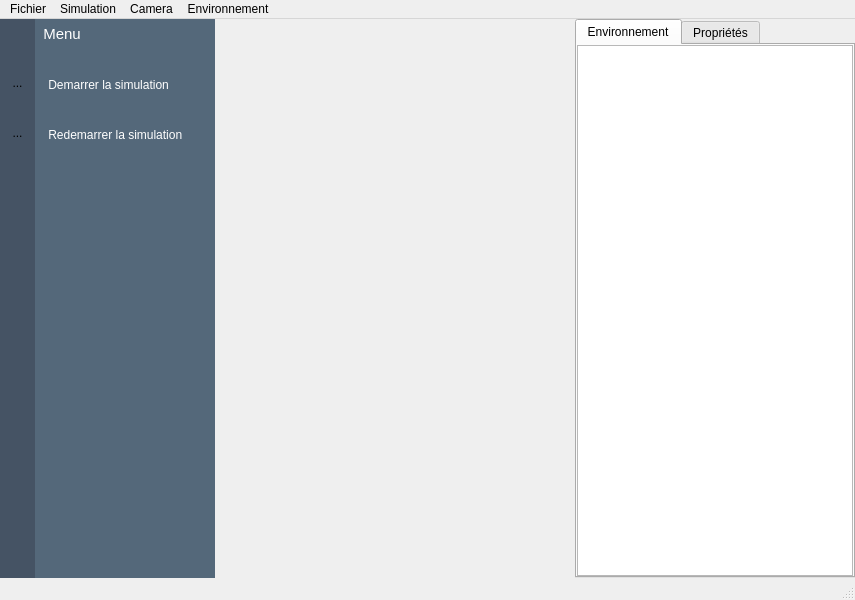
<?xml version="1.0" encoding="UTF-8"?>
<ui version="4.0">
 <class>MainWindow</class>
 <widget class="QMainWindow" name="MainWindow">
  <property name="geometry">
   <rect>
    <x>0</x>
    <y>0</y>
    <width>855</width>
    <height>600</height>
   </rect>
  </property>
  <property name="windowTitle">
   <string>MainWindow</string>
  </property>
  <widget class="QWidget" name="centralwidget">
   <layout class="QHBoxLayout" name="horizontalLayout">
    <property name="spacing">
     <number>0</number>
    </property>
    <property name="leftMargin">
     <number>0</number>
    </property>
    <property name="topMargin">
     <number>0</number>
    </property>
    <property name="rightMargin">
     <number>0</number>
    </property>
    <property name="bottomMargin">
     <number>0</number>
    </property>
    <item>
     <widget class="QWidget" name="widget" native="true">
      <property name="minimumSize">
       <size>
        <width>35</width>
        <height>0</height>
       </size>
      </property>
      <property name="maximumSize">
       <size>
        <width>35</width>
        <height>16777215</height>
       </size>
      </property>
      <property name="styleSheet">
       <string notr="true">background-color: rgb(69, 83, 100);</string>
      </property>
      <layout class="QVBoxLayout" name="verticalLayout">
       <property name="leftMargin">
        <number>0</number>
       </property>
       <property name="topMargin">
        <number>0</number>
       </property>
       <property name="rightMargin">
        <number>0</number>
       </property>
       <property name="bottomMargin">
        <number>0</number>
       </property>
       <item>
        <widget class="QWidget" name="widget_4" native="true">
         <widget class="QToolButton" name="btnMenu">
          <property name="geometry">
           <rect>
            <x>0</x>
            <y>0</y>
            <width>35</width>
            <height>27</height>
           </rect>
          </property>
          <property name="styleSheet">
           <string notr="true">border-radius: 0px;</string>
          </property>
          <property name="text">
           <string/>
          </property>
          <property name="icon">
           <iconset>
            <normaloff>../images/menu_24px.png</normaloff>../images/menu_24px.png</iconset>
          </property>
          <property name="iconSize">
           <size>
            <width>32</width>
            <height>24</height>
           </size>
          </property>
         </widget>
         <widget class="QToolButton" name="btnPlay">
          <property name="geometry">
           <rect>
            <x>0</x>
            <y>50</y>
            <width>35</width>
            <height>27</height>
           </rect>
          </property>
          <property name="styleSheet">
           <string notr="true">border-radius: 0px;
</string>
          </property>
          <property name="text">
           <string>...</string>
          </property>
          <property name="icon">
           <iconset>
            <normaloff>../images/play_24px.png</normaloff>../images/play_24px.png</iconset>
          </property>
          <property name="iconSize">
           <size>
            <width>32</width>
            <height>24</height>
           </size>
          </property>
         </widget>
         <widget class="QToolButton" name="btnReset">
          <property name="geometry">
           <rect>
            <x>0</x>
            <y>100</y>
            <width>35</width>
            <height>27</height>
           </rect>
          </property>
          <property name="styleSheet">
           <string notr="true">border-radius: 0px;
</string>
          </property>
          <property name="text">
           <string>...</string>
          </property>
          <property name="icon">
           <iconset>
            <normaloff>../images/restart_24px.png</normaloff>../images/restart_24px.png</iconset>
          </property>
          <property name="iconSize">
           <size>
            <width>32</width>
            <height>24</height>
           </size>
          </property>
         </widget>
        </widget>
       </item>
      </layout>
     </widget>
    </item>
    <item>
     <widget class="QWidget" name="menuLabelContainer" native="true">
      <property name="minimumSize">
       <size>
        <width>180</width>
        <height>0</height>
       </size>
      </property>
      <property name="maximumSize">
       <size>
        <width>180</width>
        <height>16777215</height>
       </size>
      </property>
      <property name="styleSheet">
       <string notr="true">background-color: rgb(84, 104, 122);
color: rgb(255, 255, 255);</string>
      </property>
      <widget class="QLabel" name="label">
       <property name="geometry">
        <rect>
         <x>0</x>
         <y>0</y>
         <width>181</width>
         <height>31</height>
        </rect>
       </property>
       <property name="minimumSize">
        <size>
         <width>0</width>
         <height>24</height>
        </size>
       </property>
       <property name="text">
        <string>&lt;html&gt;&lt;head/&gt;&lt;body&gt;&lt;p&gt;&lt;span style=&quot; font-size:11pt;&quot;&gt;&amp;nbsp;&amp;nbsp;Menu&lt;/span&gt;&lt;/p&gt;&lt;/body&gt;&lt;/html&gt;</string>
       </property>
       <property name="alignment">
        <set>Qt::AlignLeading|Qt::AlignLeft|Qt::AlignVCenter</set>
       </property>
      </widget>
      <widget class="QLabel" name="lblPlay">
       <property name="geometry">
        <rect>
         <x>0</x>
         <y>50</y>
         <width>181</width>
         <height>31</height>
        </rect>
       </property>
       <property name="minimumSize">
        <size>
         <width>0</width>
         <height>24</height>
        </size>
       </property>
       <property name="text">
        <string>    Demarrer la simulation</string>
       </property>
      </widget>
      <widget class="QLabel" name="lblRestart">
       <property name="geometry">
        <rect>
         <x>0</x>
         <y>100</y>
         <width>181</width>
         <height>31</height>
        </rect>
       </property>
       <property name="minimumSize">
        <size>
         <width>0</width>
         <height>24</height>
        </size>
       </property>
       <property name="text">
        <string>    Redemarrer la simulation</string>
       </property>
      </widget>
     </widget>
    </item>
    <item>
     <widget class="QWidget" name="pandaContainer" native="true"/>
    </item>
    <item>
     <widget class="QWidget" name="widget_3" native="true">
      <property name="minimumSize">
       <size>
        <width>0</width>
        <height>0</height>
       </size>
      </property>
      <property name="maximumSize">
       <size>
        <width>280</width>
        <height>16777215</height>
       </size>
      </property>
      <layout class="QVBoxLayout" name="verticalLayout_2">
       <property name="spacing">
        <number>0</number>
       </property>
       <property name="leftMargin">
        <number>0</number>
       </property>
       <property name="topMargin">
        <number>0</number>
       </property>
       <property name="rightMargin">
        <number>0</number>
       </property>
       <property name="bottomMargin">
        <number>0</number>
       </property>
       <item>
        <widget class="QTabWidget" name="tabWidget">
         <property name="maximumSize">
          <size>
           <width>16777215</width>
           <height>16777215</height>
          </size>
         </property>
         <property name="currentIndex">
          <number>0</number>
         </property>
         <widget class="QWidget" name="tab_3">
          <attribute name="title">
           <string>Environnement</string>
          </attribute>
          <layout class="QVBoxLayout" name="verticalLayout_3">
           <property name="spacing">
            <number>0</number>
           </property>
           <property name="leftMargin">
            <number>0</number>
           </property>
           <property name="topMargin">
            <number>0</number>
           </property>
           <property name="rightMargin">
            <number>0</number>
           </property>
           <property name="bottomMargin">
            <number>0</number>
           </property>
           <item>
            <widget class="QListWidget" name="envList"/>
           </item>
          </layout>
         </widget>
         <widget class="QWidget" name="tab_4">
          <attribute name="title">
           <string>Propriétés</string>
          </attribute>
          <widget class="QWidget" name="formLayoutWidget">
           <property name="geometry">
            <rect>
             <x>0</x>
             <y>0</y>
             <width>271</width>
             <height>33</height>
            </rect>
           </property>
           <layout class="QFormLayout" name="formLayout">
            <item row="0" column="0">
             <widget class="QLabel" name="nomObject">
              <property name="text">
               <string>Nom de l'objet</string>
              </property>
             </widget>
            </item>
            <item row="0" column="1">
             <widget class="QWidget" name="nomObjectWidget" native="true">
              <layout class="QHBoxLayout" name="horizontalLayout_2">
               <item>
                <widget class="QLabel" name="label_2">
                 <property name="text">
                  <string>TextLabel</string>
                 </property>
                </widget>
               </item>
              </layout>
             </widget>
            </item>
           </layout>
          </widget>
         </widget>
        </widget>
       </item>
      </layout>
     </widget>
    </item>
   </layout>
  </widget>
  <widget class="QMenuBar" name="menubar">
   <property name="geometry">
    <rect>
     <x>0</x>
     <y>0</y>
     <width>855</width>
     <height>21</height>
    </rect>
   </property>
   <widget class="QMenu" name="menuFichier">
    <property name="title">
     <string>Fichier</string>
    </property>
    <addaction name="actionNouveau"/>
    <addaction name="actionEnregistrer"/>
    <addaction name="actionEnregistrer_2"/>
    <addaction name="actionEnregistrer_sous"/>
    <addaction name="separator"/>
    <addaction name="actionQuitter"/>
   </widget>
   <widget class="QMenu" name="menuSimulation">
    <property name="title">
     <string>Simulation</string>
    </property>
    <addaction name="actionMettre_en_pause"/>
    <addaction name="actionRedemarrer_la_simulation"/>
   </widget>
   <widget class="QMenu" name="menucamera">
    <property name="title">
     <string>Camera</string>
    </property>
    <addaction name="actionRapprocher"/>
    <addaction name="actionEloigner"/>
   </widget>
   <widget class="QMenu" name="menuEnvironnement">
    <property name="title">
     <string>Environnement</string>
    </property>
    <addaction name="actionNouveau_drone"/>
   </widget>
   <addaction name="menuFichier"/>
   <addaction name="menuSimulation"/>
   <addaction name="menucamera"/>
   <addaction name="menuEnvironnement"/>
  </widget>
  <widget class="QStatusBar" name="statusbar"/>
  <action name="actionNouveau">
   <property name="text">
    <string>Nouveau</string>
   </property>
  </action>
  <action name="actionEnregistrer">
   <property name="text">
    <string>Ouvrir...</string>
   </property>
  </action>
  <action name="actionEnregistrer_2">
   <property name="text">
    <string>Enregistrer</string>
   </property>
  </action>
  <action name="actionEnregistrer_sous">
   <property name="text">
    <string>Enregistrer sous ...</string>
   </property>
  </action>
  <action name="actionQuitter">
   <property name="text">
    <string>Quitter</string>
   </property>
  </action>
  <action name="actionDemarrer_la_simulation">
   <property name="text">
    <string>Demarrer la simulation</string>
   </property>
  </action>
  <action name="actionMettre_en_pause">
   <property name="text">
    <string>Demarrer la simulation</string>
   </property>
  </action>
  <action name="actionRedemarrer_la_simulation">
   <property name="text">
    <string>Redemarrer la simulation</string>
   </property>
  </action>
  <action name="actionRapprocher">
   <property name="text">
    <string>Rapprocher</string>
   </property>
  </action>
  <action name="actionEloigner">
   <property name="text">
    <string>Eloigner</string>
   </property>
  </action>
  <action name="actionNouveau_drone">
   <property name="text">
    <string>Ajouter drone</string>
   </property>
  </action>
 </widget>
 <resources/>
 <connections/>
</ui>
